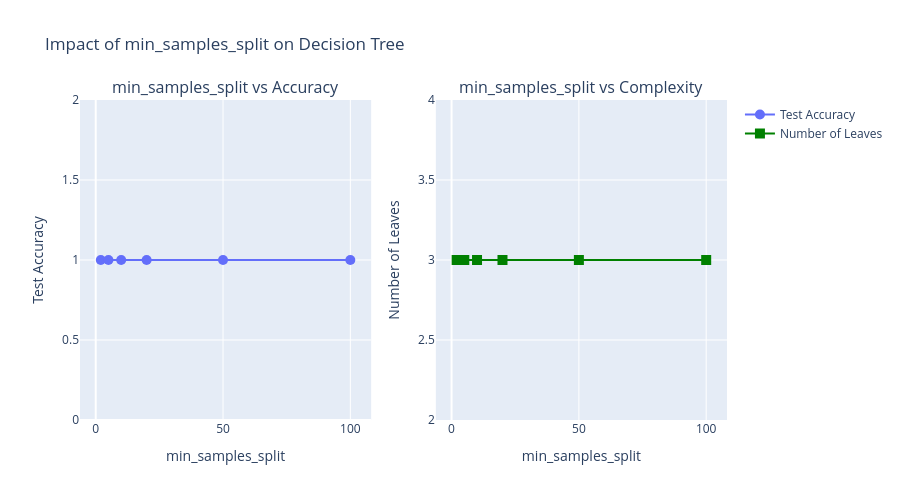

Notebook code for this chart:
### Code cell
fig = make_subplots(rows=1, cols=2, 
                    subplot_titles=("min_samples_split vs Accuracy", "min_samples_split vs Complexity"))

fig.add_trace(
    go.Scatter(x=min_split_df['min_samples_split'], y=min_split_df['test_accuracy'], 
               name='Test Accuracy', mode='lines+markers', marker=dict(size=10)), 
    row=1, col=1
)

fig.add_trace(
    go.Scatter(x=min_split_df['min_samples_split'], y=min_split_df['leaves'], 
               name='Number of Leaves', mode='lines+markers', marker=dict(size=10, symbol='square'),
               line_color='green'), 
    row=1, col=2
)

fig.update_xaxes(title_text="min_samples_split", row=1, col=1)
fig.update_yaxes(title_text="Test Accuracy", row=1, col=1)
fig.update_xaxes(title_text="min_samples_split", row=1, col=2)
fig.update_yaxes(title_text="Number of Leaves", row=1, col=2)

fig.update_layout(height=500, title_text="Impact of min_samples_split on Decision Tree", showlegend=True)
fig.show()

### Figure 1 — Plotly figure (JSON) as saved in the notebook; plotly's stock layout.template omitted (floating-point values rounded to 4 significant figures)
{"data": [{"marker": {"size": 10}, "mode": "lines+markers", "name": "Test Accuracy", "type": "scatter", "x": [2, 5, 10, 20, 50, 100], "xaxis": "x", "y": [1.0, 1.0, 1.0, 1.0, 1.0, 1.0], "yaxis": "y"}, {"line": {"color": "green"}, "marker": {"size": 10, "symbol": "square"}, "mode": "lines+markers", "name": "Number of Leaves", "type": "scatter", "x": [2, 5, 10, 20, 50, 100], "xaxis": "x2", "y": [3, 3, 3, 3, 3, 3], "yaxis": "y2"}], "layout": {"annotations": [{"font": {"size": 16}, "showarrow": false, "text": "min_samples_split vs Accuracy", "x": 0.225, "xanchor": "center", "xref": "paper", "y": 1, "yanchor": "bottom", "yref": "paper"}, {"font": {"size": 16}, "showarrow": false, "text": "min_samples_split vs Complexity", "x": 0.775, "xanchor": "center", "xref": "paper", "y": 1, "yanchor": "bottom", "yref": "paper"}], "height": 500, "showlegend": true, "title": {"text": "Impact of min_samples_split on Decision Tree"}, "xaxis": {"anchor": "y", "domain": [0, 0.45], "title": {"text": "min_samples_split"}}, "xaxis2": {"anchor": "y2", "domain": [0.55, 1], "title": {"text": "min_samples_split"}}, "yaxis": {"anchor": "x", "domain": [0, 1], "title": {"text": "Test Accuracy"}}, "yaxis2": {"anchor": "x2", "domain": [0, 1], "title": {"text": "Number of Leaves"}}}}
